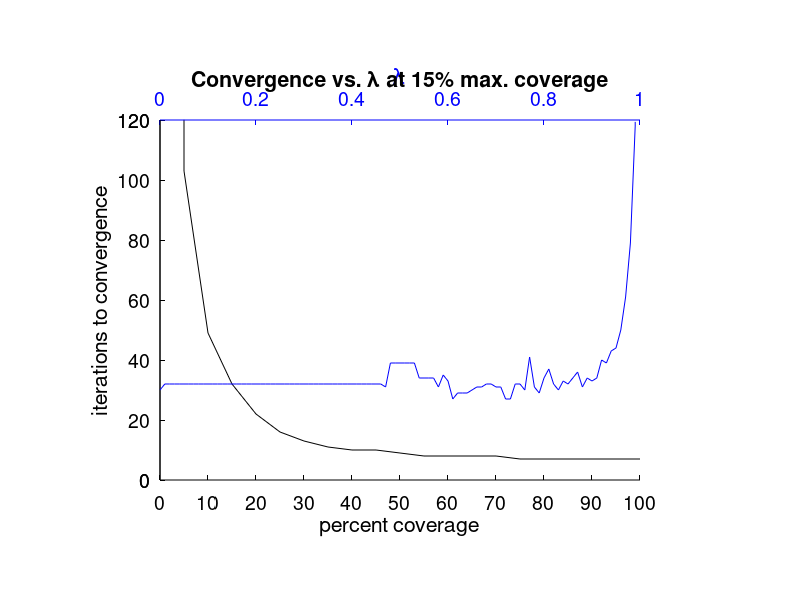

Write the MATLAB code that produced this figure.
close()
fontsize=14
lambda = (0.0:0.01:1.0);
length(lambda)
itersL = [30,32,32,32,32,32,32,32,32,32,...
         32,32,32,32,32,32,32,32,32,32,...
         32,32,32,32,32,32,32,32,32,32,...
         32,32,32,32,32,32,32,32,32,32,...
         32,32,32,32,32,32,32,31,39,39,...
         39,39,39,39,34,34,34,34,31,35,...
         33,27,29,29,29,30,31,31,32,32,...
         31,31,27,27,32,32,30,41,31,29,...
         34,37,32,30,33,32,34,36,31,34,...
         33,34,40,39,43,44,50,61,79,118,10000000];
     itersLavg(1)=30;
for i=1:20
    itersLavg(i+1)=mean(itersL(i:i+4));
end
coverage = (0:5:100);
itersCVG = [1000000,103,49,32,22,16,13,11,10,...
            10,9,8,8,8,8,7,7,7,7,7,7];
figure();
subplot('Position',[0.2 0.2 0.6 0.6]);
line(coverage,itersCVG,'color','k')
ylim([0,120])
set(gca,'fontsize', fontsize);
ax1 = gca;
set(ax1,'XColor','k','YColor','k')


xlabel('percent coverage')
ylabel('iterations to convergence')

ax2 = axes('Position',get(ax1,'Position'),...
           'XAxisLocation','top',...
           'YAxisLocation','left',...
           'Color','none',...
           'XColor','b','YColor','k');
line(lambda,itersL,'Parent',ax2,'color','b')
ylim([0,120])
xlimits = get(ax1,'XLim');
ylimits = get(ax1,'YLim');
xinc = (xlimits(2)-xlimits(1))/10;
yinc = (ylimits(2)-ylimits(1));
set(ax1,'XTick',[xlimits(1):xinc:xlimits(2)],...
        'YTick',[ylimits(1):yinc:ylimits(2)])
title('Convergence vs. \lambda at 15% max. coverage')
xlabel('\lambda')

set(gca,'fontsize', fontsize);
     
         
